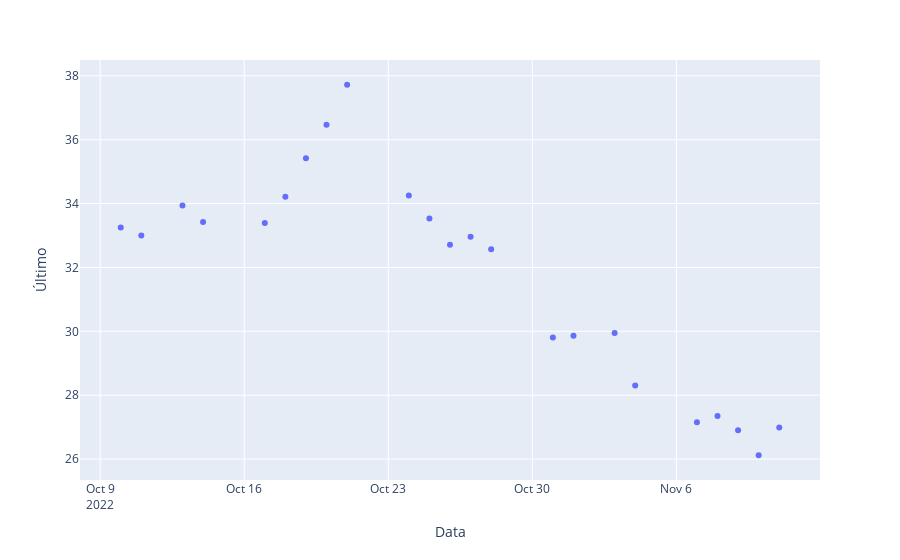

Notebook cell for this chart:
### Code cell
fig = px.scatter(df,
                x='Data',
                y='Último')
fig.show()

### Figure 1 — Plotly figure (JSON) as saved in the notebook; plotly's stock layout.template omitted (floating-point values rounded to 4 significant figures)
{"data": [{"hovertemplate": "Data=%{x}<br>Último=%{y}<extra></extra>", "legendgroup": "", "marker": {"color": "#636efa", "symbol": "circle"}, "mode": "markers", "name": "", "orientation": "v", "showlegend": false, "type": "scatter", "x": ["2022-11-11T00:00:00", "2022-11-10T00:00:00", "2022-11-09T00:00:00", "2022-11-08T00:00:00", "2022-11-07T00:00:00", "2022-11-04T00:00:00", "2022-11-03T00:00:00", "2022-11-01T00:00:00", "2022-10-31T00:00:00", "2022-10-28T00:00:00", "2022-10-27T00:00:00", "2022-10-26T00:00:00", "2022-10-25T00:00:00", "2022-10-24T00:00:00", "2022-10-21T00:00:00", "2022-10-20T00:00:00", "2022-10-19T00:00:00", "2022-10-18T00:00:00", "2022-10-17T00:00:00", "2022-10-14T00:00:00", "2022-10-13T00:00:00", "2022-10-11T00:00:00", "2022-10-10T00:00:00"], "xaxis": "x", "y": [26.99, 26.12, 26.9, 27.35, 27.15, 28.3, 29.95, 29.86, 29.81, 32.57, 32.96, 32.71, 33.53, 34.25, 37.72, 36.47, 35.42, 34.21, 33.39, 33.42, 33.94, 33, 33.25], "yaxis": "y"}], "layout": {"autosize": true, "legend": {"tracegroupgap": 0}, "margin": {"t": 60}, "xaxis": {"anchor": "y", "autorange": true, "domain": [0, 1], "range": ["2022-10-08 02:21:34.6752", "2022-11-12 21:38:25.3248"], "title": {"text": "Data"}, "type": "date"}, "yaxis": {"anchor": "x", "autorange": true, "domain": [0, 1], "range": [25.22, 38.62], "title": {"text": "Último"}, "type": "linear"}}}
